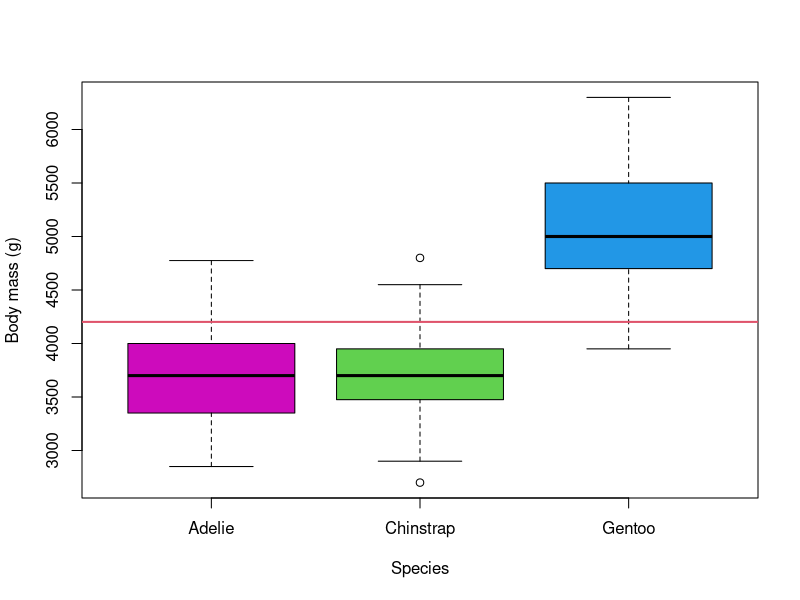
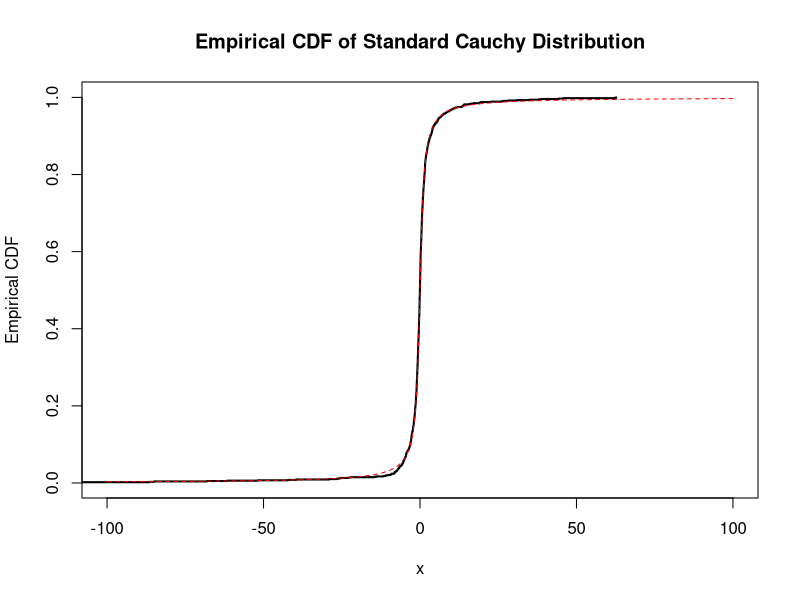

These figures' R source, in order:
## ---- chunk 1
knitr::opts_chunk$set(
  collapse = TRUE,
  comment = "#>"
)
include_solutions <- TRUE
## ---- chunk 2
require(rmarkdown)
require(knitr)
require(kableExtra)
# Put any library imports and other preamble here.
## ---- chunk 3
library(palmerpenguins)
#install.packages("palmerpenguins")
## ---- chunk 4
plot(x = penguins$species, 
     y = penguins$body_mass_g, 
     ylab = "Body mass (g)", 
     xlab = "Species",
     col = c(6,3,4))
abline(h = mean(penguins$body_mass_g,na.rm = TRUE), col = 2, lwd = 2)
## ---- chunk 5

### Question 1a

generate_cauchy_samples <- function(n) {
  # Generate 'n' uniform random numbers between 0 and 1
  u <- runif(n)
  
  # Apply the inverse CDF formula to get Cauchy samples
  samples <- tan(pi * (u - 0.5))  
  return(samples)
}

num_samples = 1000

# Generate samples from the standard Cauchy distribution
cauchy_samples <- generate_cauchy_samples(num_samples)

## ---- chunk 6

### Question 1b

# Sort the samples in ascending order
sorted_samples <- sort(cauchy_samples)

# Calculate the cumulative probabilities for each sample
cumulative_probs <- (1:num_samples) / num_samples

x_values <- seq(-100, 100,  length.out = 1000)
cdf_values <- pcauchy(x_values)

# Plot the empirical CDF
plot(sorted_samples, 
     cumulative_probs, 
     type = "s", 
     xlab = "x", 
     ylab = "Empirical CDF", 
     main = "Empirical CDF of Standard Cauchy Distribution", 
     lwd = 2, lty = 1, xlim = c(-100,100))
lines(x_values, cdf_values, type = "l", 
      xlab = "x", ylab = "CDF", main = "CDF of Standard Cauchy Distribution", 
      col = 'red', lty = 2)
## ---- chunk 7

### Question 1c

calculate_ecdf <- function(x) {
    return(sum(sorted_samples <= x)/num_samples)
}

df <- data.frame(x = c(0.5, 1.0, 10.0), 
                ecdf = c(calculate_ecdf(0.5), 
                         calculate_ecdf(1.0), 
                         calculate_ecdf(10.0))
                )
kbl(df,
    caption = 'Empirical CDF', 
    label = 'ecdf',
    digits = 2) %>%
  kable_styling(
    bootstrap_options = c("striped", "hover", "condensed"),
    font_size = 12)
